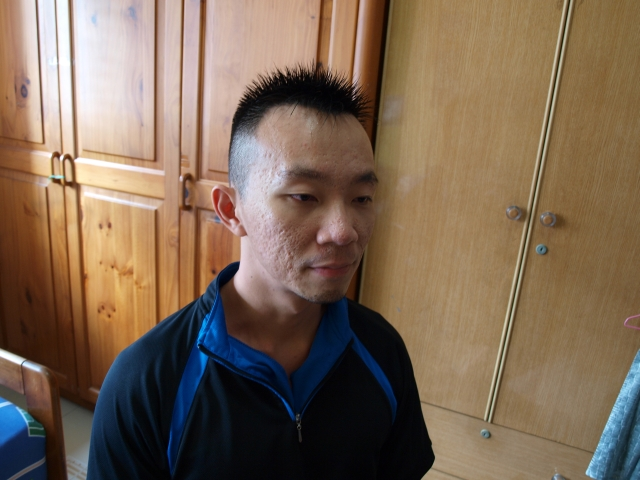
%> input picture data/image047.jpg, 640 x 480 px
$ octave testASIFT.m   (GNU Octave 9; MATLAB toolbox functions it lacks are replaced by stand-ins)
%> lines starting %> are read from the running program, lines starting %| are printed output that depends on the picture
### ASIFT/ASIFT.m
function [f1, f2, d1, d2] = ASIFT(img1, img2, numTilts, resize)


    [f1, f2, d1, d2] = mexASIFT(img1', img2', numTilts, resize);


end

### testASIFT.m
clear; clc;
addpath(genpath('.'));

%%load data

%path_a ='.\data\adam1.png';
%path_b ='.\data\adam2.png';
path_a='.\data\image047.jpg';
path_b='.\data\image048.jpg';

image1 = imread(path_a);
%> image1 is the input picture: size 480x640x3 uint8; mean R, G, B 125.4, 104.7, 85.8
image2 = imread(path_b);
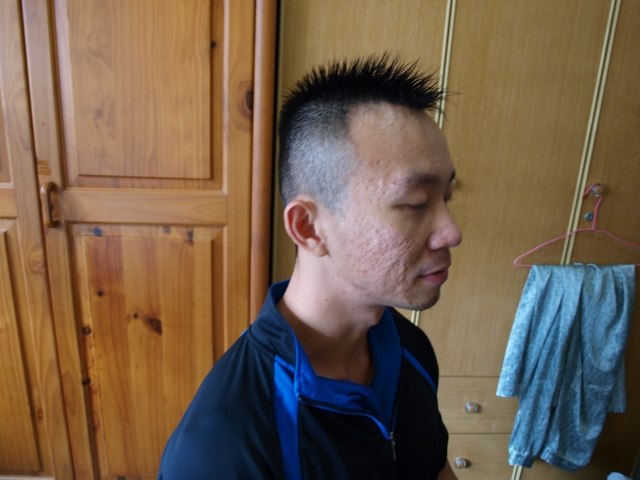
%> input picture data/image048.jpg, 640 x 480 px
%> image2 is the input picture: size 480x640x3 uint8; mean R, G, B 116, 95.5, 75.8

image1 = rgb2gray(image1);
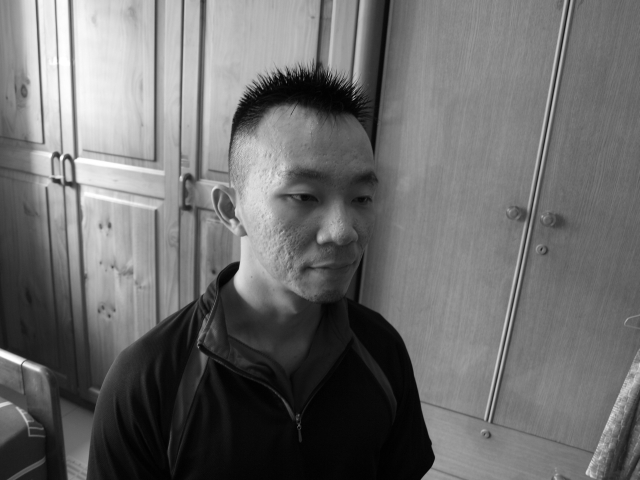
%> image1: size 480x640 uint8; min 0, max 255, mean 108.7
image2 = rgb2gray(image2);
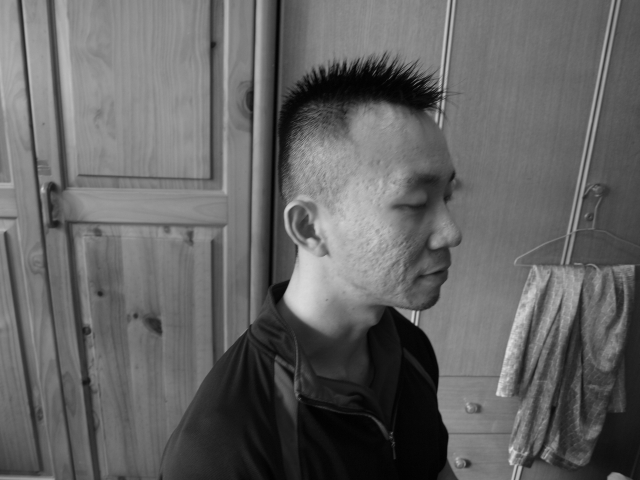
%> image2: size 480x640 uint8; min 1, max 222, mean 99.4

img1 = single(image1);
img2 = single(image2);

%% ASIFT
% if(resize == 1) : in source code, it will become 600 x 800;
% numTiltes : ASIFT paramter, defalut is 7, but 3 is OK.
disp('start asift');
resize = 0;
numTiltes = 7;
tic();
[f1, f2, d1, d2] = ASIFT(img1, img2, numTiltes, resize);
%> the run ends on the next line
